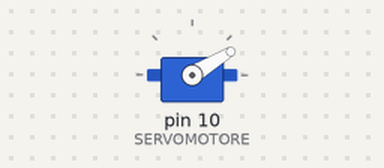
This sketch was run on a simulated Arduino Uno, built with avr-gcc and run on an emulated ATmega328P. On the bench: servo.

Above: at 0.05 s.
At 1.75 s:
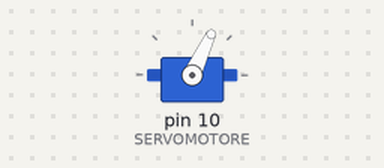
At 3.5 s:
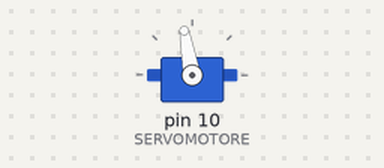
At 7.0 s:
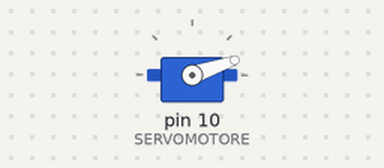
Timing chart, 0 to 9.8 s (numbered marks = the images above):
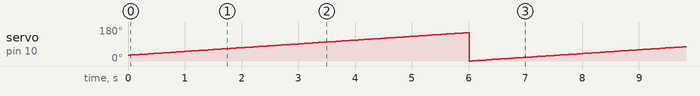

Measured:
- by itself, servo on pin 10 (SERVOMOTORE): ramps from 0° to 150° and jumps back, once every 7.6 s

The sketch:

001_test_servo.ino
```cpp
/*
 *  Questo Sketch serve a testare le funzionalità
 *  del servomotore SG90 con shield MH Electronics.
 *
 *  Al pin 10 è connesso il servomotore
 *
 *  Visualizza l'esperienza di laboratorio completa:
 *  https://youtube.com/live/7llBNC1qa5o
 *
 */

#include <Servo.h>
Servo servo1;

#define PWM1B              10
#define SERVOMOTORE        PWM1B

unsigned int angolo;

void setup() {

  servo1.attach( SERVOMOTORE );
  angolo = 30;

}


void loop() {

   angolo++;
   if (angolo > 150) { angolo = 0; }
   servo1.write( angolo );

   delay(50);

}
```
